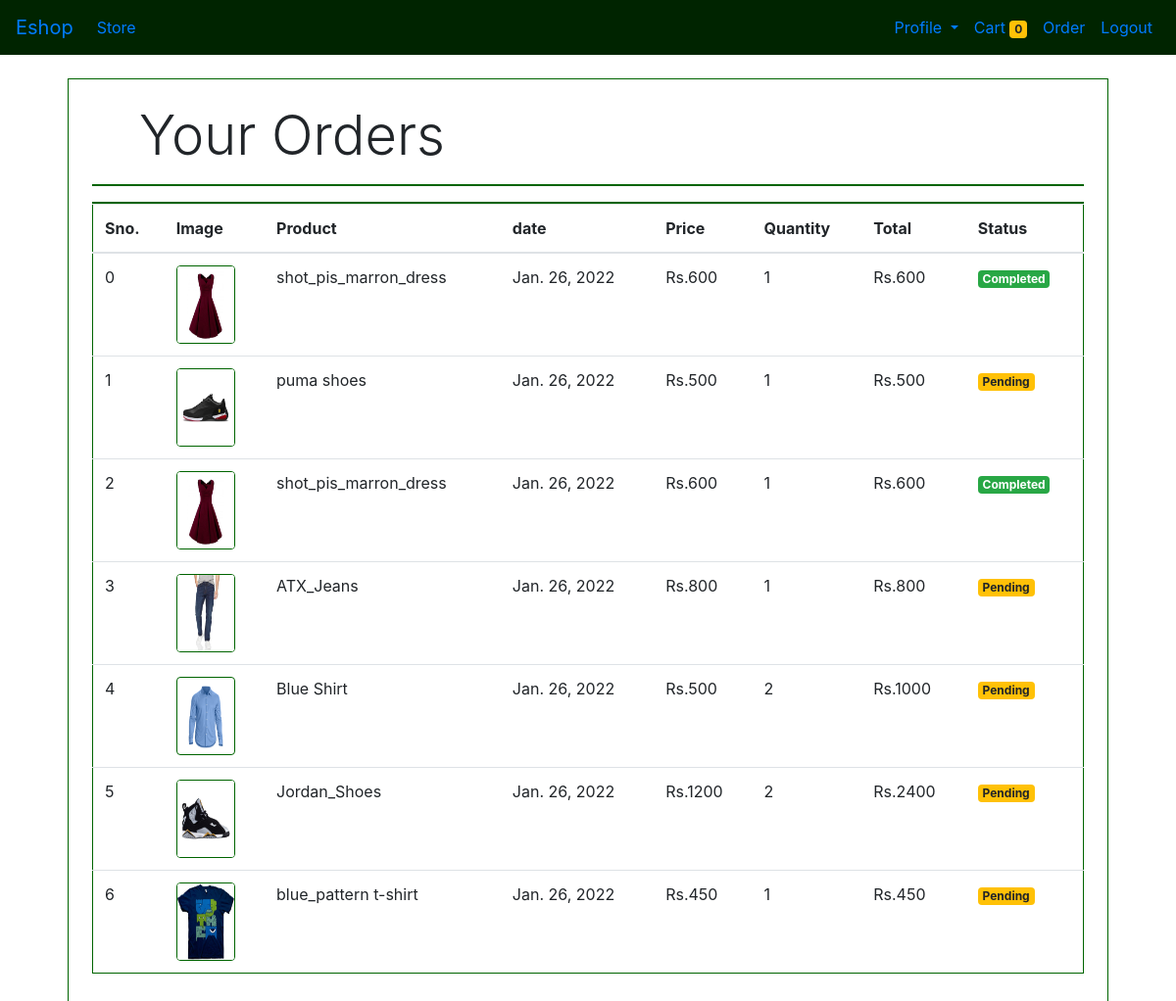
Page /orders (signed in) on the committed database.
### store/models.py (models this page shows, shortened)
class Order(models.Model):
    product=models.ForeignKey(Product,on_delete=models.CASCADE)
    customer=models.ForeignKey(Customer,on_delete=models.CASCADE)
    quantity=models.IntegerField(default=1)
    price=models.IntegerField()
    address=models.CharField(max_length=200,default='',blank=True)
    phone=models.CharField(max_length=20,default='',blank=True)
    date=models.DateField(default=datetime.datetime.today)
    status=models.BooleanField(default=False)
    @staticmethod
    def get_orders_by_customer(customer_id):
        return Order\
            .objects\
            .filter(customer=customer_id)\
            .order_by('-date')

class Product(models.Model):
    name=models.CharField(max_length=100)
    price=models.IntegerField(default=0)
    category=models.ForeignKey(Category,on_delete=models.CASCADE,default=1)
    description=models.CharField(max_length=300,default='',null=True,blank=True)
    image=models.ImageField(upload_to='products')

### store/middlewares/auth.py (the view)
    def middleware(request):
        returnUrl=request.META['PATH_INFO']
        if not request.session.get('customer'):
            return redirect(f'login?return_url={returnUrl}')
        response=get_response(request)
        return response

### store/templatetags/custom_filter.py (called while the page is built)
@register.filter(name='currency')
def currency(number):
    return "Rs." + str(number)

@register.filter(name='multiply')
def multiply(number,number1):
    return number*number1

### store/views.py (called while the page is built)
    def get(self,request):
        customer=request.session.get('customer')
        orders=Order.get_orders_by_customer(customer)
        print(orders)
        orders=orders.reverse()
        return render(request,'orders.html',{'orders':orders})

### templates/orders.html
{% extends 'base.html' %}
{% block content %}
{% load cart %}
{% load custom_filter %}
<div class="container">
    <div class=" p-4 m-4 " style="border:1px solid darkgreen;">
        <p class="display-4 pl-4 ml-4">Your Orders</p>
        <hr style="border:1px solid darkgreen;">
        <table class="table" style="border:1px solid darkgreen;">
            <thead >
                <tr>
                    <div style="border:1px solid darkgreen;">
                    <th>Sno.</th>
                    <th>Image</th>
                    <th>Product</th>
                    <th>date</th>
                    <th>Price</th>
                    <th>Quantity</th>
                    <th>Total</th>
                    <th>Status</th>
                </div>
                </tr>
            </thead>
            <tbody>
                {% for order in orders %}
                <tr>
                    <td>{{forloop.counter0}}</td>
                    <td><img src="{{order.product.image.url}}" class="rounded" style="height:80px;width:60px;border:1px solid darkgreen;"></td>
                    <td>{{order.product.name}}</td>
                    <td>{{order.date}}</td>
                    <td>{{order.price|currency}}</td>
                    <td>{{order.quantity}}</td>
                    <td>{{order.quantity|multiply:order.price|currency}}</td>
                    {% if order.status %}
                    <td><small class="badge badge-success">Completed</small></td>
                    {% else %}
                    <td><small class="badge badge-warning">Pending</small></td>
                    {% endif %}
                </tr>
               {% endfor %}
            </tbody>
        </table>
           </div>
</div>
{% endblock %}

### rows in the picture
Order: product.image (picture), product.name "shot_pis_marron_dress", date "Jan. 26, 2022", price "Rs.600", quantity "1", quantity|multiply "Rs.600", status "Completed"
Order: product.image (picture), product.name "puma shoes", date "Jan. 26, 2022", price "Rs.500", quantity "1", quantity|multiply "Rs.500", status "Pending"
Order: product.image (picture), product.name "shot_pis_marron_dress", date "Jan. 26, 2022", price "Rs.600", quantity "1", quantity|multiply "Rs.600", status "Completed"
Order: product.image (picture), product.name "ATX_Jeans", date "Jan. 26, 2022", price "Rs.800", quantity "1", quantity|multiply "Rs.800", status "Pending"
Order: product.image (picture), product.name "Blue Shirt", date "Jan. 26, 2022", price "Rs.500", quantity "2", quantity|multiply "Rs.1000", status "Pending"
Order: product.image (picture), product.name "Jordan_Shoes", date "Jan. 26, 2022", price "Rs.1200", quantity "2", quantity|multiply "Rs.2400", status "Pending"
Order: product.image (picture), product.name "blue_pattern t-shirt", date "Jan. 26, 2022", price "Rs.450", quantity "1", quantity|multiply "Rs.450", status "Pending"

### other values in the picture
{{ request.session.cart.keys|length }} "0"
